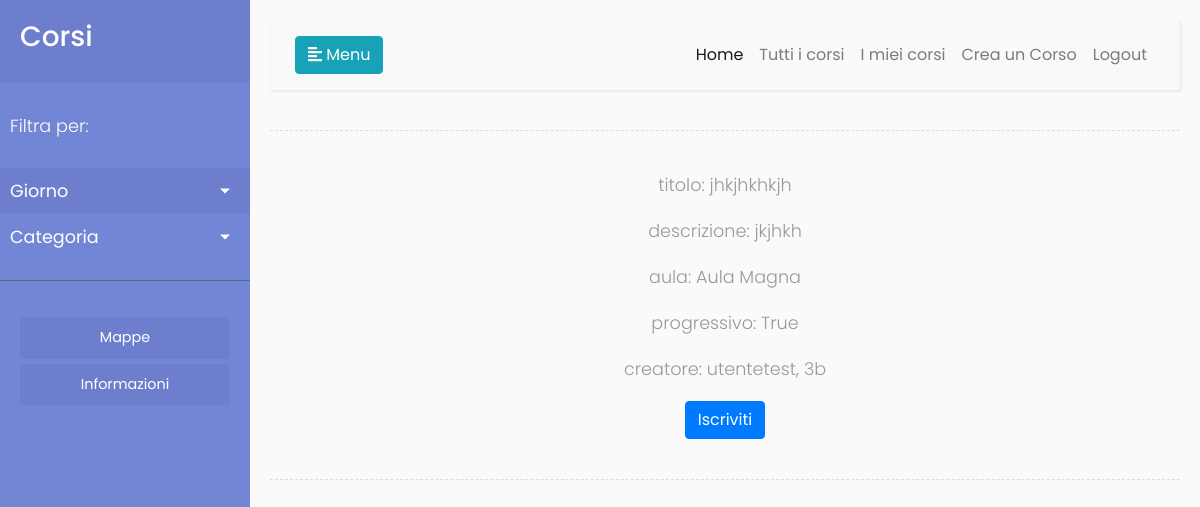
The app's page /iscriviti/8 (signed in) with its own data.
### app/models.py (models this page shows, shortened)
class Corso(models.Model):
    nome = models.CharField(max_length=100)
    descrizione = models.TextField(max_length=1500)
    categoria = models.ForeignKey('Categoria', on_delete=models.CASCADE, null=True, blank=True)
    is_progressive = models.BooleanField(default=True)
    fasce = models.ManyToManyField('Fascia')
    aula = models.ForeignKey('Aula', on_delete=models.CASCADE, related_name='aula')
    creatore = models.ForeignKey('Utente', on_delete=models.CASCADE, related_name='creatore')
    ospitanti = models.ManyToManyField('Utente')
    iscritti = models.ManyToManyField('Utente', related_name='iscritti')
    full = models.BooleanField(default=False)
    convalidato = models.BooleanField(default=False)

class Aula(models.Model):
    nome_aula = models.CharField(
        max_length=100,
        choices=([
            ('Palestra', 'Palestra'),
            ('Aula Normale', 'Aula Normale'),
            ('Aula Magna', 'Aula Magna'),
            ('Laboratorio di informatica', 'Laboratorio di informatica'),
        ]),
    )
    capacita = models.IntegerField(default=30)

class Utente(models.Model):
    nome = models.CharField(max_length=150)
    user = models.ForeignKey('auth.User', on_delete=models.CASCADE)
    iscrizioni = models.ManyToManyField('Corso', related_name='iscrizioni')
    classe = models.IntegerField(default=1,validators=[MaxValueValidator(5), MinValueValidator(1)])
    sezione = models.CharField(max_length=1)
    hosted_courses = models.ManyToManyField('Corso')

### app/views.py (the view, shortened to what this page needs)
# urls.py: path(r'iscriviti/<idcorso>', views.iscrizione),
@login_required(login_url='/login/')
def iscrizione(request, idcorso):
	if request.method == 'GET':
		giorni = Giorno.objects.all()
		categorie = Categoria.objects.all()
		try:
			corso_iscrizione = Corso.objects.get(pk=int(idcorso))
		except:
			return HttpResponseNotFound('<h1>Questo corso non esiste</h1>')
		return render(request, 'corsi/iscrizione.html', {'corso': corso_iscrizione, 'giorni': giorni, 'categorie': categorie})

### app/models.py (called while the page is built)
    def __str__(self):
        return self.giorno_della_settimana

    def __str__(self):
        return self.nome

### app/templates/corsi/iscrizione.html (shortened to what this page needs)
{% extends 'base.html' %}
{% load staticfiles %}
{% block head %}
	<link rel="stylesheet" href="{% static 'css/iscrizione.css' %}">
{% endblock %}
{% block content %}
<div class="line"></div>
	<div class="pure-g">
	    <div class="pure-u-md-1-1 pure-u-sm-1-1 pure-u-1-1 pure-u-lg-1-2 pure-u-xl-1-2 centered-text"><p>titolo: {{ corso.nome }}</p></div>
	    <div class="pure-u-md-1-1 pure-u-sm-1-1 pure-u-1-1 pure-u-lg-1-2 pure-u-xl-1-2 centered-text"><p>descrizione: {{corso.descrizione}}</p></div>
	    <div class="pure-u-md-1-1 pure-u-sm-1-1 pure-u-1-1 pure-u-lg-1-2 pure-u-xl-1-2 centered-text"><p>aula: {{corso.aula.nome_aula}}</p></div>
	    <div class="pure-u-md-1-1 pure-u-sm-1-1 pure-u-1-1 pure-u-lg-1-2 pure-u-xl-1-2 centered-text"><p>progressivo: {{corso.is_progressive}}</p></div>
			<div class="pure-u-md-1-1 pure-u-sm-1-1 pure-u-1-1 pure-u-lg-1-2 pure-u-xl-1-2 centered-text"><p>creatore: {{corso.creatore.nome}}, {{corso.creatore.classe}}{{corso.creatore.sezione}}</p></div>
	    <div class="pure-u-md-1-1 pure-u-sm-1-1 pure-u-1-1 pure-u-lg-1-2 pure-u-xl-1-2 centered-text"><p>
	      <button class="btn btn-primary" onclick="iscrizione({{corso.id}}, this)">Iscriviti</button>
	    </p></div>
	    <div class="line"></div>
{% endblock %}

### app/static/css/style.css (style rules this page uses)
* { margin: 0; padding: 0; border: 0; outline: 0; font-size: 100%; vertical-align: baseline; background: transparent; }
.centered-text { text-align:center; }

### app/static/css/sidebar.css (style rules this page uses)
body { font-family: 'Poppins', sans-serif; background: #fafafa; }
p { font-family: 'Poppins', sans-serif; font-size: 1.1em; font-weight: 300; line-height: 1.7em; color: #999; }
.line { width: 100%; height: 1px; border-bottom: 1px dashed #ddd; margin: 40px 0; }

### records on screen
Corso: nome "jhkjhkhkjh", descrizione "jkjhkh", aula.nome_aula "Aula Magna", is_progressive "True", creatore.nome "utentetest", creatore.classe "3", creatore.sezione "b"
